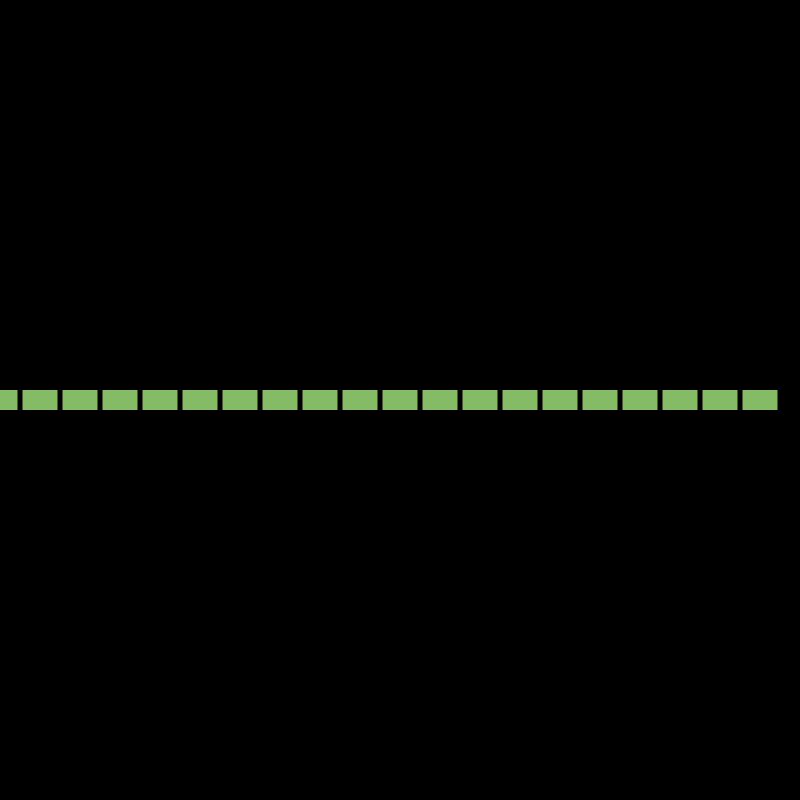
Frame 1 (no input)
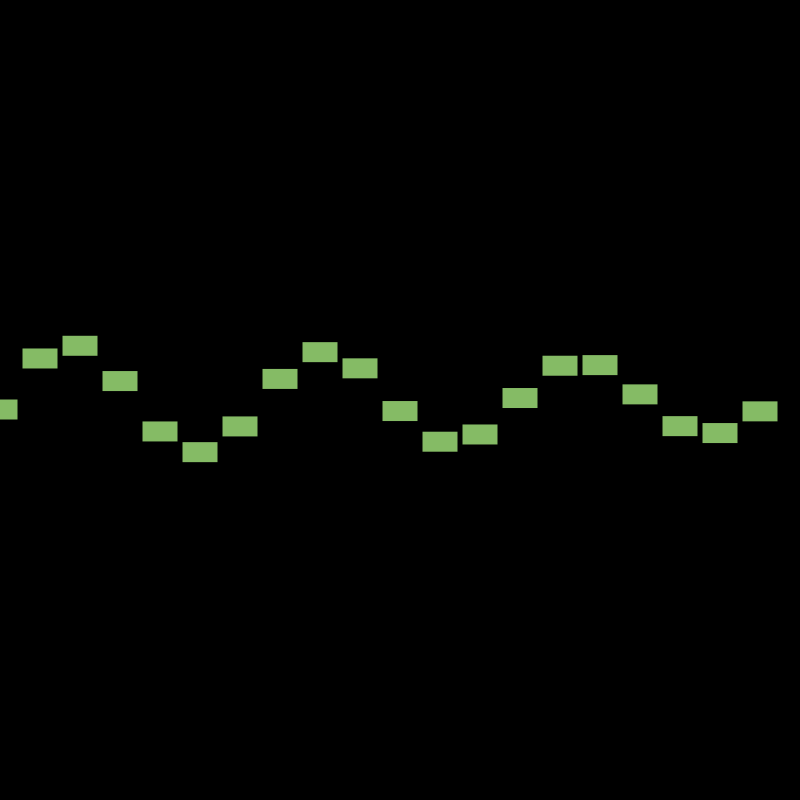
Frame 60 (the mouse pressed at the canvas centre just before this capture)
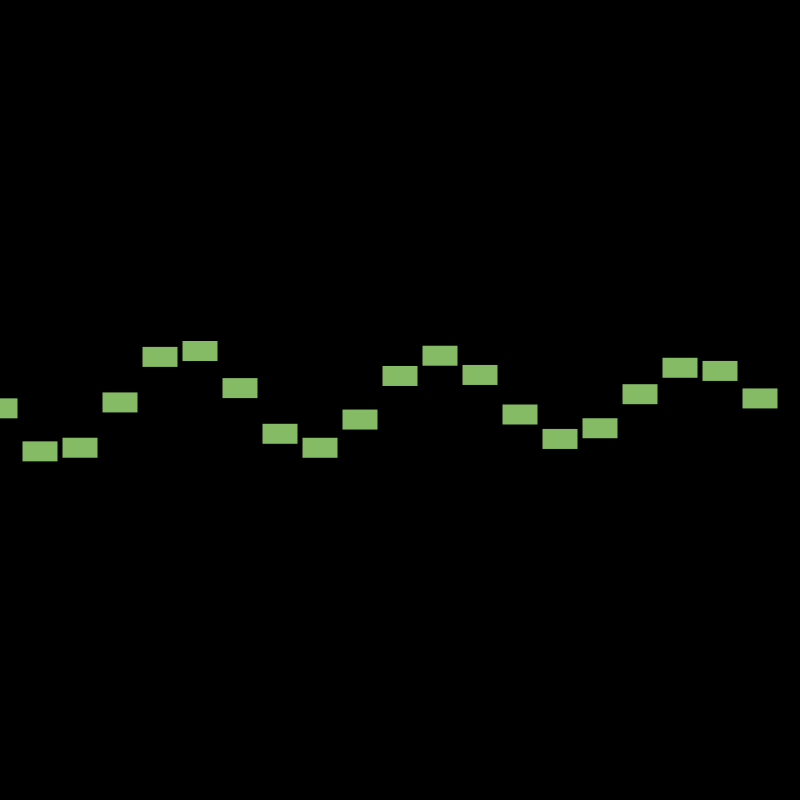
Frame 120 (the mouse held since frame 60 and released just before this capture)

The Processing sketch that drew these frames (run headless with seeded random() and noise(); from frame 60 on, the mouse is pressed at the canvas centre):

// Processing sketch: Oscillation
// ── Oscillation.pde
int xSpacing = 40;   //How far apart should each horizontal location be spaced
int waveWidth;              //Width of entire wave
int maxWaves = 3;   //total # of waves to add together
float moneyX = 400;
float moneyY = 400;

float theta = 0;
float[] amplitude = new float[maxWaves];   //Height of wave
float[] dx = new float[maxWaves];          //Value for incrementing x, to be calculated as a function of period and xspacing
float[] yValues;                           //Using an array to store height values for the wave (not entirely necessary)

void setup() {
  size(800, 800);
  frameRate(30);
  colorMode(RGB, 255, 255, 255, 100);
  waveWidth = width + 10;

  for (int i = 0; i < maxWaves; i++) {
    amplitude[i] = random(10, 30);
    float period = random(200, 400); //How many pixels before the wave repeats
    dx[i] = (TWO_PI / period) * xSpacing;
  }

  yValues = new float[waveWidth/xSpacing];
}

void draw() {
  background(0);
  moneyDraw();
  calcWave();
}

void calcWave() {
  //Increment theta (try different values for 'angular velocity' here)
  theta += 1;

  //Set all height values to zero
  for (int i = 0; i < yValues.length; i++) {
    yValues[i] = 0;
  }

  //Accumulate wave height values
  for (int j = 0; j < maxWaves; j++) {
    float x = theta;
    for (int i = 0; i < yValues.length; i++) {
      //Every other wave is cosine instead of sine
      if (j % 2 == 0) {
        yValues[i] += sin(x)*amplitude[j];
      } else {
        yValues[i] += cos(x)*amplitude[j];
      }
      x+=dx[j];
    }
  }
}

void moneyDraw() {
  //A simple way to draw the wave with an ellipse at each location
  noStroke();
  fill(133, 187, 101);
  rectMode(CENTER);
  for (int x = 0; x < yValues.length; x++) {
    rect(x*xSpacing, height/2+yValues[x], 35, 20);
  }
}
